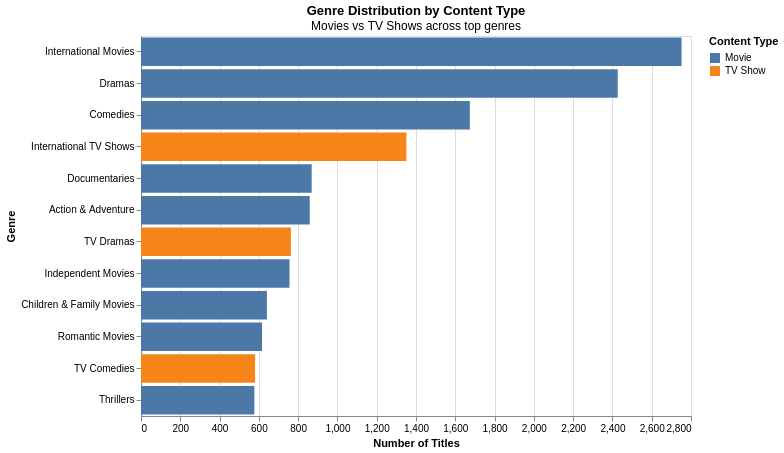

Notebook code cell kept with this figure:
### Code cell
# Genre distribution by content type (Movie vs TV Show)
genre_type = df.assign(genre=df['listed_in'].str.split(', ')).explode('genre')
genre_type_counts = genre_type.groupby(['genre', 'type']).size().reset_index(name='count')
top_genre_names = genre_type_counts.groupby('genre')['count'].sum().nlargest(12).index.tolist()
genre_type_top = genre_type_counts[genre_type_counts['genre'].isin(top_genre_names)]

chart2 = alt.Chart(genre_type_top).mark_bar().encode(
    x=alt.X('count:Q', title='Number of Titles'),
    y=alt.Y('genre:N', sort='-x', title='Genre'),
    color=alt.Color('type:N', title='Content Type'),
    tooltip=['genre', 'type', 'count']
).properties(
    title=alt.Title('Genre Distribution by Content Type', subtitle='Movies vs TV Shows across top genres'),
    width=550,
    height=380
)
chart2

### Figure 1 — Vega-Lite specification as saved in the notebook (floating-point values rounded to 4 significant figures)
{"config": {"view": {"continuousWidth": 300, "continuousHeight": 300}}, "data": {"name": "data-7ce3a87a6541e38b413e7f281d334908"}, "mark": {"type": "bar"}, "encoding": {"color": {"field": "type", "title": "Content Type", "type": "nominal"}, "tooltip": [{"field": "genre", "type": "nominal"}, {"field": "type", "type": "nominal"}, {"field": "count", "type": "quantitative"}], "x": {"field": "count", "title": "Number of Titles", "type": "quantitative"}, "y": {"field": "genre", "sort": "-x", "title": "Genre", "type": "nominal"}}, "height": 380, "title": {"text": "Genre Distribution by Content Type", "subtitle": "Movies vs TV Shows across top genres"}, "width": 550, "$schema": "https://vega.github.io/schema/vega-lite/v5.20.1.json", "datasets": {"data-7ce3a87a6541e38b413e7f281d334908": [{"genre": "Action & Adventure", "type": "Movie", "count": 859}, {"genre": "Children & Family Movies", "type": "Movie", "count": 641}, {"genre": "Comedies", "type": "Movie", "count": 1674}, {"genre": "Documentaries", "type": "Movie", "count": 869}, {"genre": "Dramas", "type": "Movie", "count": 2427}, {"genre": "Independent Movies", "type": "Movie", "count": 756}, {"genre": "International Movies", "type": "Movie", "count": 2752}, {"genre": "International TV Shows", "type": "TV Show", "count": 1351}, {"genre": "Romantic Movies", "type": "Movie", "count": 616}, {"genre": "TV Comedies", "type": "TV Show", "count": 581}, {"genre": "TV Dramas", "type": "TV Show", "count": 763}, {"genre": "Thrillers", "type": "Movie", "count": 577}]}}
